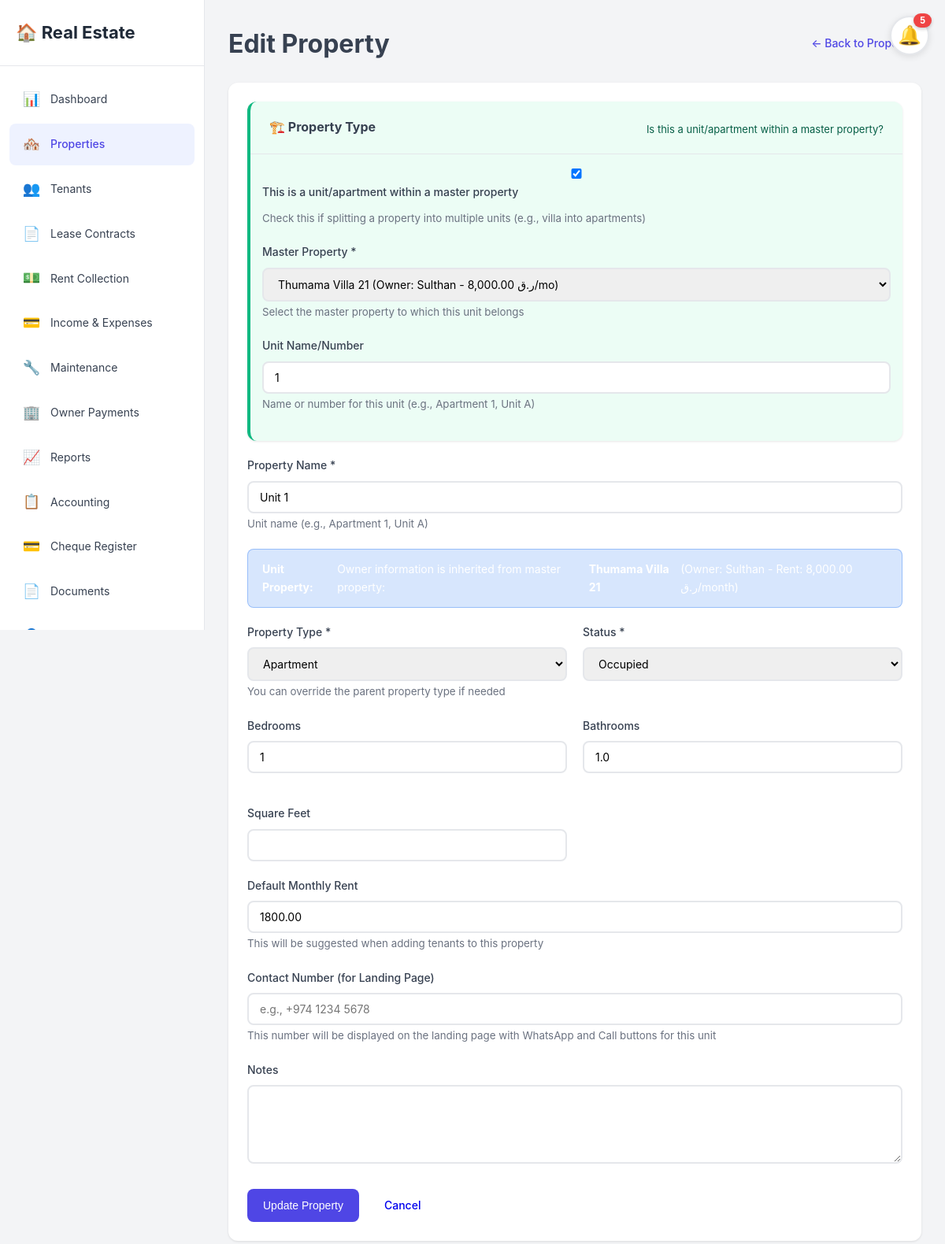
Screenshot of /properties/edit.php?id=2 (signed in) with the database file from the repository.
### tables this page shows
CREATE TABLE `properties` (
  `id` int(11) NOT NULL,
  `user_id` int(11) NOT NULL,
  `parent_property_id` int(11) DEFAULT NULL,
  `unit_name` varchar(100) DEFAULT NULL,
  `is_unit` tinyint(1) DEFAULT 0,
  `owner_name` varchar(255) DEFAULT NULL,
  `owner_contact` varchar(255) DEFAULT NULL,
  `owner_email` varchar(255) DEFAULT NULL,
  `owner_phone` varchar(20) DEFAULT NULL,
  `monthly_rent_to_owner` decimal(10,2) DEFAULT 0.00,
  `property_name` varchar(255) NOT NULL,
  `address` varchar(500) NOT NULL,
  `city` varchar(100) NOT NULL,
  `state` varchar(100) DEFAULT NULL,
  `zip_code` varchar(20) DEFAULT NULL,
  `country` varchar(100) DEFAULT 'Qatar',
  `property_type` enum('Apartment','House','Condo','Townhouse','Commercial','Other') NOT NULL,
  `bedrooms` int(11) DEFAULT NULL,
  `bathrooms` decimal(3,1) DEFAULT NULL,
  `square_feet` int(11) DEFAULT NULL,
  `purchase_price` decimal(12,2) DEFAULT NULL,
  `current_value` decimal(12,2) DEFAULT NULL,
  `purchase_date` date DEFAULT NULL,
  `default_rent` decimal(10,2) DEFAULT 0.00,
  `status` enum('Vacant','Occupied','Under Maintenance') DEFAULT 'Vacant',
  `notes` text DEFAULT NULL,
  `created_at` timestamp NOT NULL DEFAULT current_timestamp(),
  `updated_at` timestamp NOT NULL DEFAULT current_timestamp() ON UPDATE current_timestamp()
);

### config/config.php (called while the page is built, shortened)
<?php
function isLoggedIn() {
    return isset($_SESSION['user_id']) && !empty($_SESSION['user_id']);
}
function getCurrentUserId() {
    return isset($_SESSION['user_id']) ? $_SESSION['user_id'] : null;
}
function getCurrencySymbol($currency_code) {
    $currencies = [
        'USD' => '$',
        'QAR' => 'ر.ق',
        'SAR' => 'ر.س',
        'AED' => 'د.إ',
        'EUR' => '€',
        'GBP' => '£',
        'CAD' => 'C$',
        'AUD' => 'A$',
        'JPY' => '¥',
        'INR' => '₹',
        'PKR' => '₨',
        'EGP' => 'E£',
        'BHD' => '.د.ب',
        'KWD' => 'د.ك',
        'OMR' => 'ر.ع.',
    ];
    return isset($currencies[$currency_code]) ? $currencies[$currency_code] : '$';
}
function getUserCurrency() {
    if (isset($_SESSION['user_currency'])) {
        return $_SESSION['user_currency'];
    }
    return $currency;
}
function formatCurrency($amount, $currency_code = null) {
    if ($currency_code === null) {
        $currency_code = getUserCurrency();
    }
    $symbol = getCurrencySymbol($currency_code);
    $formatted = number_format($amount, 2);
    $rtl_currencies = ['QAR', 'SAR', 'AED', 'BHD', 'KWD', 'OMR'];
    if (in_array($currency_code, $rtl_currencies)) {
        return $formatted . ' ' . $symbol;
    } else {
        return $symbol . $formatted;
    }
}
?>

### properties/edit.php (the view, shortened to what this page needs)
<?php
require_once '../config/config.php';
$conn = getDBConnection();
$user_id = getCurrentUserId();
$property_id = intval($_GET['id']);
$stmt = $conn->prepare("SELECT * FROM properties WHERE id = ? AND user_id = ?");
$stmt->bind_param("ii", $property_id, $user_id);
$stmt->execute();
$result = $stmt->get_result();
$property = $result->fetch_assoc();
$check_unit = $conn->query("SHOW COLUMNS FROM properties LIKE 'parent_property_id'");
$has_unit_fields = $check_unit->num_rows > 0;
$parent_property = null;
if ($has_unit_fields && !empty($property['parent_property_id'])) {
    $parent_result = $conn->query("SELECT * FROM properties WHERE id = {$property['parent_property_id']} AND user_id = $user_id");
    if ($parent_result && $parent_result->num_rows > 0) {
        $parent_property = $parent_result->fetch_assoc();
    }
}
include '../includes/header.php';
$check_owner = $conn->query("SHOW COLUMNS FROM properties LIKE 'owner_name'");
$has_owner_fields = $check_owner->num_rows > 0;
?>
<div class="page-actions">
    <h1>Edit Property</h1>
    <a href="index.php" class="btn-link">← Back to Properties</a>
</div>
<div class="content-card">
    <div class="card-body">
        <form method="POST" action="">
            <?php
            if ($has_unit_fields):
                $master_properties_edit = $conn->query("SELECT id, property_name, owner_name, monthly_rent_to_owner, property_type
                    FROM properties
                    WHERE user_id = $user_id
                    AND id != $property_id
                    AND (parent_property_id IS NULL OR parent_property_id = 0)
                    ORDER BY property_name");
            ?>
            <div class="content-card" style="margin-bottom: 20px; background: #ecfdf5; border-left: 4px solid #10b981;">
                <div class="card-header">
                    <h3 style="margin: 0; font-size: 16px;">🏗️ Property Type</h3>
                    <p style="margin: 5px 0 0 0; font-size: 13px; color: #065f46;">Is this a unit/apartment within a master property?</p>
                </div>
                <div class="card-body" style="padding: 15px;">
                    <div class="form-group">
                        <label for="is_unit">
                            <input type="checkbox" id="is_unit" name="is_unit" value="1" onchange="toggleUnitFields()" <?php echo (!empty($property['is_unit']) && $property['is_unit']) ? 'checked' : ''; ?>>
                            This is a unit/apartment within a master property
                        </label>
                        <small class="text-muted">Check this if splitting a property into multiple units (e.g., villa into apartments)</small>
                    </div>
                    <div id="unit_fields" style="display: <?php echo (!empty($property['is_unit']) && $property['is_unit']) ? 'block' : 'none'; ?>; margin-top: 15px;">
                        <div class="form-group">
                            <label for="parent_property_id">Master Property *</label>
                            <select id="parent_property_id" name="parent_property_id">
                                <?php while ($master = $master_properties_edit->fetch_assoc()): ?>
                                    <option value="<?php echo $master['id']; ?>"
                                            data-property-type="<?php echo htmlspecialchars($master['property_type'] ?? ''); ?>"
                                            <?php echo ($property['parent_property_id'] == $master['id']) ? 'selected' : ''; ?>>
                                        <?php echo htmlspecialchars($master['property_name']); ?>
                                        <?php if (!empty($master['owner_name']) && !empty($master['monthly_rent_to_owner'])): ?>
                                            (Owner: <?php echo htmlspecialchars($master['owner_name']); ?> - <?php echo formatCurrency($master['monthly_rent_to_owner']); ?>/mo)
                                        <?php endif; ?>
                                    </option>
                                <?php endwhile; ?>
                            </select>
                            <small class="text-muted">Select the master property to which this unit belongs</small>
                        </div>
                        <div class="form-group">
                            <label for="unit_name">Unit Name/Number</label>
                            <input type="text" id="unit_name" name="unit_name" value="<?php echo htmlspecialchars($property['unit_name'] ?? ''); ?>" placeholder="e.g., Apartment 1, Unit A, Floor 2">
                            <small class="text-muted">Name or number for this unit (e.g., Apartment 1, Unit A)</small>
                        </div>
                    </div>
                </div>
            </div>
            <?php endif; ?>
            <div class="form-group">
                <label for="property_name">Property Name *</label>
                <input type="text" id="property_name" name="property_name" value="<?php echo htmlspecialchars($property['property_name']); ?>" required>
                <small class="text-muted" id="property_name_help"><?php echo (!empty($property['is_unit']) && $property['is_unit']) ? 'Unit name (e.g., Apartment 1, Unit A)' : 'Full property name'; ?></small>
            </div>
            <?php
            $is_unit_current = $has_unit_fields && !empty($property['is_unit']) && $property['is_unit'];
            if ($has_owner_fields && !$is_unit_current):
            ?>
            <div class="content-card" style="margin-bottom: 20px; background: #fef3c7; border-left: 4px solid #f59e0b;">
                <div class="card-header">
                    <h3 style="margin: 0; font-size: 16px;">🏢 Rental Property Information</h3>
                    <p style="margin: 5px 0 0 0; font-size: 13px; color: #78716c;">If this is a rental property managed for another owner (not purchased by you), fill in the owner details below</p>
                </div>
                <div class="card-body" style="padding: 15px;">
                    <div class="form-row">
                        <div class="form-group">
                            <label for="owner_name">Property Owner Name</label>
                            <input type="text" id="owner_name" name="owner_name" value="<?php echo htmlspecialchars($property['owner_name'] ?? ''); ?>" placeholder="Name of property owner">
                            <small class="text-muted">Leave blank if you own this property</small>
                        </div>
                        <div class="form-group">
                            <label for="monthly_rent_to_owner">Monthly Rent to Owner</label>
                            <input type="number" id="monthly_rent_to_owner" name="monthly_rent_to_owner" min="0" step="0.01" value="<?php echo $property['monthly_rent_to_owner'] ?? ''; ?>" placeholder="Amount paid to owner monthly">
                            <small class="text-muted">Required if property has an owner. This will be deducted from profit calculations</small>
                        </div>
                    </div>
                    <div class="form-row">
                        <div class="form-group">
                            <label for="owner_email">Owner Email</label>
                            <input type="email" id="owner_email" name="owner_email" value="<?php echo htmlspecialchars($property['owner_email'] ?? ''); ?>" placeholder="owner@email.com">
                        </div>
                        <div class="form-group">
                            <label for="owner_phone">Owner Phone</label>
                            <input type="text" id="owner_phone" name="owner_phone" value="<?php echo htmlspecialchars($property['owner_phone'] ?? ''); ?>" placeholder="+1234567890">
                        </div>
                    </div>
                    <div class="form-group">
                        <label for="owner_contact">Owner Contact Address</label>
                        <input type="text" id="owner_contact" name="owner_contact" value="<?php echo htmlspecialchars($property['owner_contact'] ?? ''); ?>" placeholder="Owner contact address">
                    </div>
                </div>
            </div>
            <?php elseif ($has_owner_fields && $is_unit_current && $parent_property): ?>
            <div class="alert alert-info">
                <strong>Unit Property:</strong> Owner information is inherited from master property:
                <strong><?php echo htmlspecialchars($parent_property['property_name']); ?></strong>
                (Owner: <?php echo htmlspecialchars($parent_property['owner_name']); ?> -
                Rent: <?php echo formatCurrency($parent_property['monthly_rent_to_owner']); ?>/month)
            </div>
            <?php endif; ?>
            <div id="property_type_status_section">
                <div class="form-row">
                    <div class="form-group">
                        <label for="property_type">Property Type *</label>
                        <?php
                        $current_type = $property['property_type'] ?? '';
                        ?>
                        <select id="property_type" name="property_type" required onchange="toggleCustomPropertyType()">
                            <option value="Apartment" <?php echo $current_type == 'Apartment' ? 'selected' : ''; ?>>Apartment</option>
                        </select>
                        <small class="text-muted"><?php echo $is_unit_current && $parent_property ? 'You can override the parent property type if needed' : 'Select the type of property or enter a custom type'; ?></small>
                    </div>
                    <div class="form-group">
                        <label for="status">Status *</label>
                        <select id="status" name="status" required>
                            <option value="Occupied" <?php echo $property['status'] == 'Occupied' ? 'selected' : ''; ?>>Occupied</option>
                        </select>
                    </div>
                </div>
            </div>
            <div class="form-row">
                <div class="form-group">
                    <label for="bedrooms">Bedrooms</label>
                    <input type="number" id="bedrooms" name="bedrooms" value="<?php echo $property['bedrooms'] ?? ''; ?>" min="0">
                </div>
                <div class="form-group">
                    <label for="bathrooms">Bathrooms</label>
                    <input type="number" id="bathrooms" name="bathrooms" value="<?php echo $property['bathrooms'] ?? ''; ?>" min="0" step="0.5">
                </div>
                <div class="form-group">
                    <label for="square_feet">Square Feet</label>
                    <input type="number" id="square_feet" name="square_feet" value="<?php echo $property['square_feet'] ?? ''; ?>" min="0">
                </div>
            </div>
            <?php
            $check_column = $conn->query("SHOW COLUMNS FROM properties LIKE 'default_rent'");
            $has_default_rent = $check_column->num_rows > 0;
            if ($has_default_rent):
            ?>
            <div class="form-group">
                <label for="default_rent">Default Monthly Rent</label>
                <input type="number" id="default_rent" name="default_rent" min="0" step="0.01" value="<?php echo $property['default_rent'] ?? ''; ?>" placeholder="Default rent for this property">
                <small class="text-muted">This will be suggested when adding tenants to this property</small>
            </div>
            <?php endif; ?>
            <?php
            $check_contact_field = $conn->query("SHOW COLUMNS FROM properties LIKE 'contact_number'");
            $has_contact_field = $check_contact_field->num_rows > 0;
            $show_contact_field = $has_contact_field || $is_unit_current;
            if ($show_contact_field):
            ?>
            <div class="form-group">
                <label for="contact_number">Contact Number (for Landing Page)</label>
                <input type="text" id="contact_number" name="contact_number" placeholder="e.g., +974 1234 5678" value="<?php echo htmlspecialchars($property['contact_number'] ?? ''); ?>">
                <small class="text-muted">This number will be displayed on the landing page with WhatsApp and Call buttons for this unit</small>
            </div>
            <?php endif; ?>
            <div class="form-group">
                <label for="notes">Notes</label>
                <textarea id="notes" name="notes" rows="4"><?php echo htmlspecialchars($property['notes'] ?? ''); ?></textarea>
            </div>
            <div class="form-actions">
                <button type="submit" class="btn btn-primary">Update Property</button>
                <a href="index.php" class="btn">Cancel</a>
            </div>
        </form>
    </div>
</div>
<?php
include '../includes/footer.php';
?>

### rows the page displays
properties: is_unit "☑", parent_property_id "Thumama Villa 21 (Owner: Sulthan - 8,000.00 ر.ق/mo)", unit_name "1", property_name "Unit 1", property_type "Apartment", status "Occupied", bedrooms "1", bathrooms "1.0", default_rent "1800.00"
properties: property_name "Thumama Villa 21", owner_name "Sulthan", monthly_rent_to_owner "8,000.00 ر.ق"

### other values shown
$notification_count "5"
